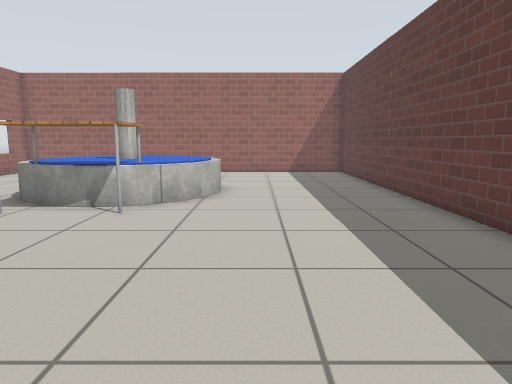
[1] (above)

14 first-person views from a walk through a world built for the Gazebo simulator. The camera is 0.81 m above the floor, tilts 8° down and sees 70° across. The floor is counted in squares, 0.5 m on a side. Each view is taken from the middle of a square. On the plan, view 1 faces up. The plan holds only what a view shows up to about 17 squares ahead; the rest is blank. Simple patterns stand in for the simulator's built-in surfaces. Simple shapes stand in for some stock models.

[2]
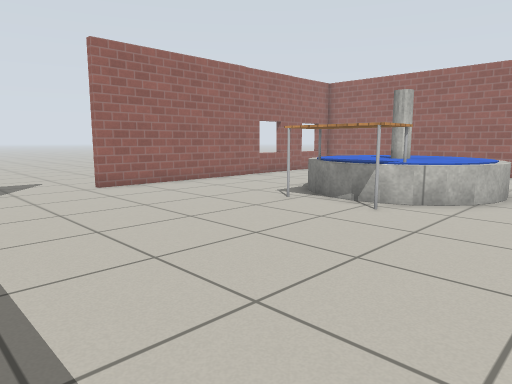

[3]
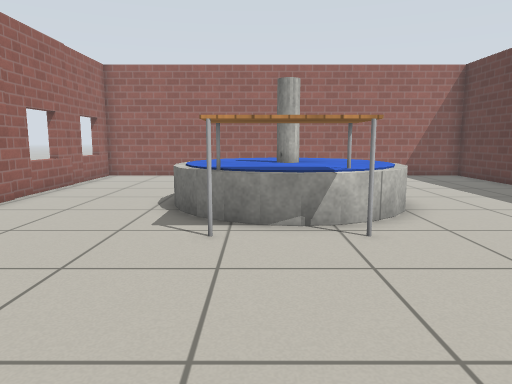

[4]
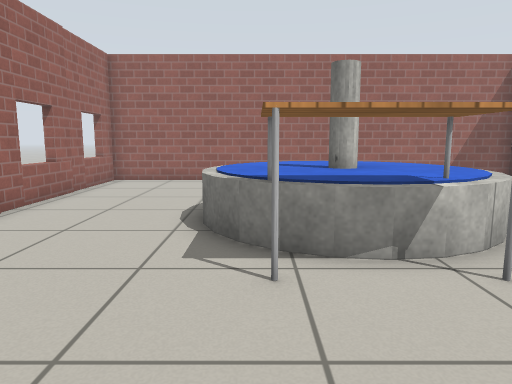

[5]
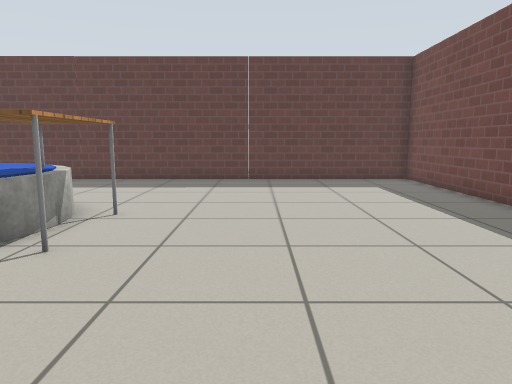

[6]
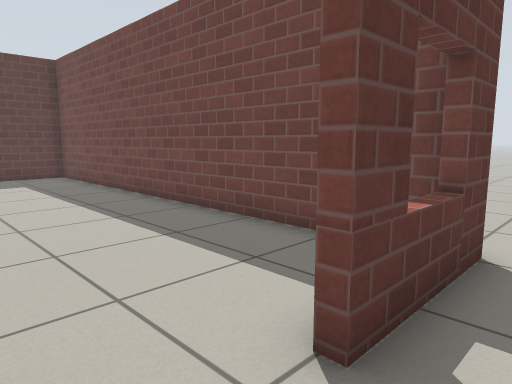

[7]
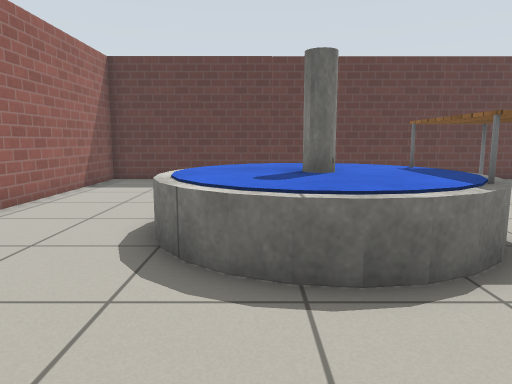

[8]
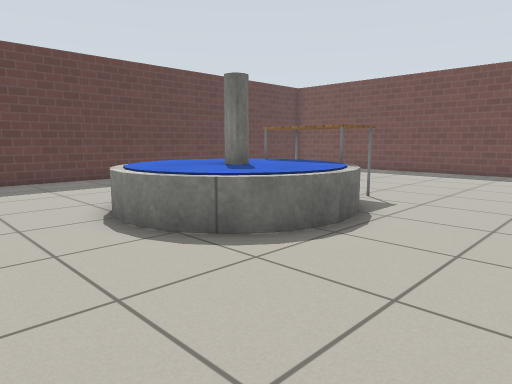

[9]
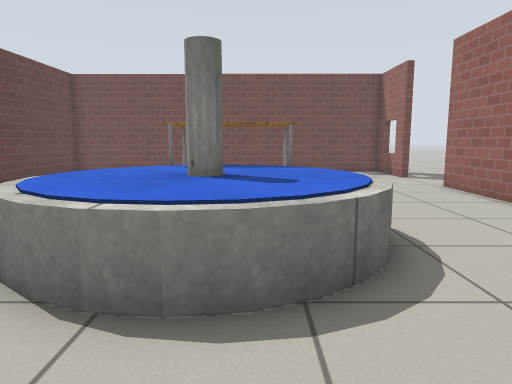

[10]
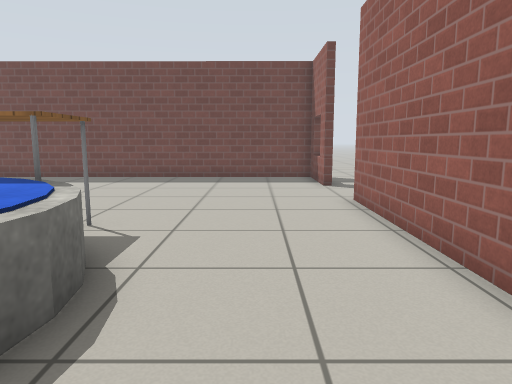

[11]
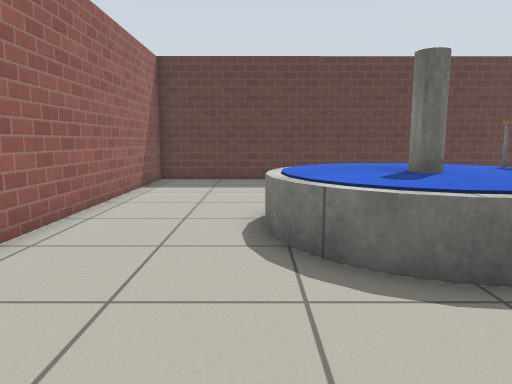

[12]
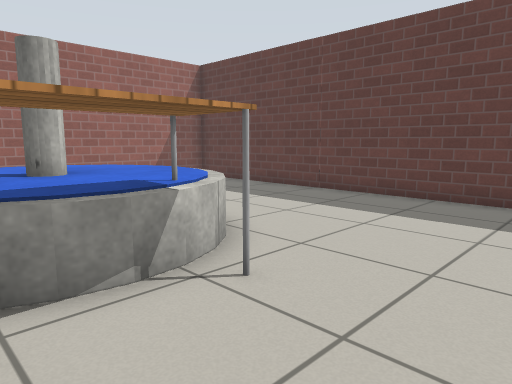

[13]
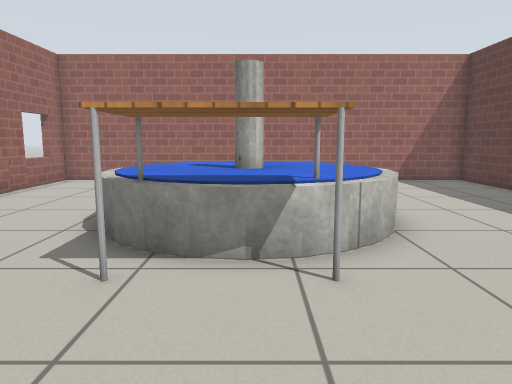

[14]
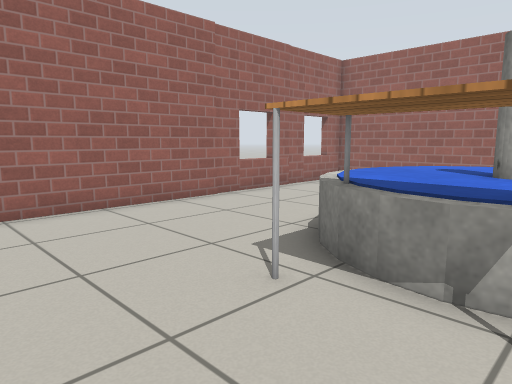

### Floor plan
Points are (right, up) in squares from view 1. A wall is a line through its corners. A room is listed if a view was taken in it or the views show most of it. See-through windows are left out.
Room 1 (views 1, 2, 3, 4, 5, 7, 8, 9, 10, 11, 12, 13, 14)
walls: (-11.5, 1.8) (-11.5, -1.4) (4.4, -1.4) (4.4, 19) (-12, 19.1); (-11.7, 19) (-11.7, 5)
ways out: opening at (-12, 3.5) to room 2
objects: fountain (-7, 10) to (-1, 15); table (-6, 8) to (-3, 10)
Room 2 (view 6)
walls: (-11.8, -1.7) (-11.8, 1.8) (-11.5, 1.8)
ways out: opening at (-12, 3.5) to room 1; opening at (-13, -1)

Where each view was taken, in squares from view 1:
view 1: 0 up, 0 right, facing up
view 2: 0 up, 1 right, facing up-left
view 3: 2 up, 5 left, facing up
view 4: 4 up, 6 left, facing up
view 5: 5 up, 11 left, facing right
view 6: 4 up, 13 left, facing down-right
view 7: 13 up, 11 left, facing right
view 8: 18 up, 11 left, facing down-right
view 9: 18 up, 5 left, facing down
view 10: 15 up, 9 left, facing down
view 11: 15 up, 11 left, facing right
view 12: 5 up, 6 left, facing up-right
view 13: 4 up, 4 left, facing up
view 14: 5 up, 3 left, facing up-left
